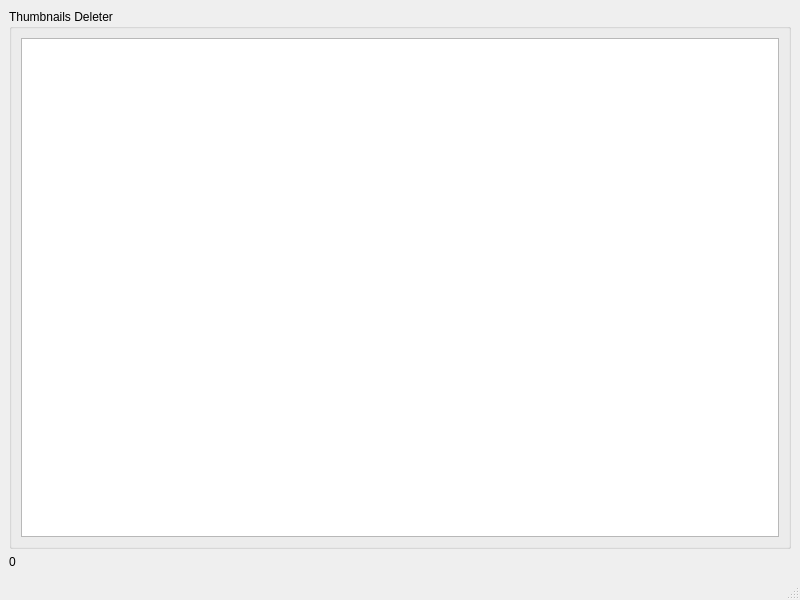
<?xml version="1.0" encoding="UTF-8"?>
<ui version="4.0">
 <class>ThumbnailsDeleter</class>
 <widget class="QMainWindow" name="ThumbnailsDeleter">
  <property name="geometry">
   <rect>
    <x>0</x>
    <y>0</y>
    <width>800</width>
    <height>600</height>
   </rect>
  </property>
  <property name="windowTitle">
   <string>Thumbnails Deleter</string>
  </property>
  <widget class="QWidget" name="centralwidget">
   <layout class="QVBoxLayout" name="verticalLayout">
    <item>
     <widget class="QGroupBox" name="groupBox">
      <property name="title">
       <string>Thumbnails Deleter</string>
      </property>
      <layout class="QVBoxLayout" name="verticalLayout_2">
       <item>
        <widget class="QListWidget" name="imageFileUserlistWidget"/>
       </item>
      </layout>
     </widget>
    </item>
    <item>
     <widget class="QLabel" name="DrAmtlabel_2">
      <property name="text">
       <string>0</string>
      </property>
     </widget>
    </item>
   </layout>
  </widget>
  <widget class="QStatusBar" name="statusbar"/>
 </widget>
 <resources/>
 <connections/>
 <slots>
  <slot>AddUser()</slot>
  <slot>DeleteUser()</slot>
  <slot>EditUser()</slot>
 </slots>
</ui>
